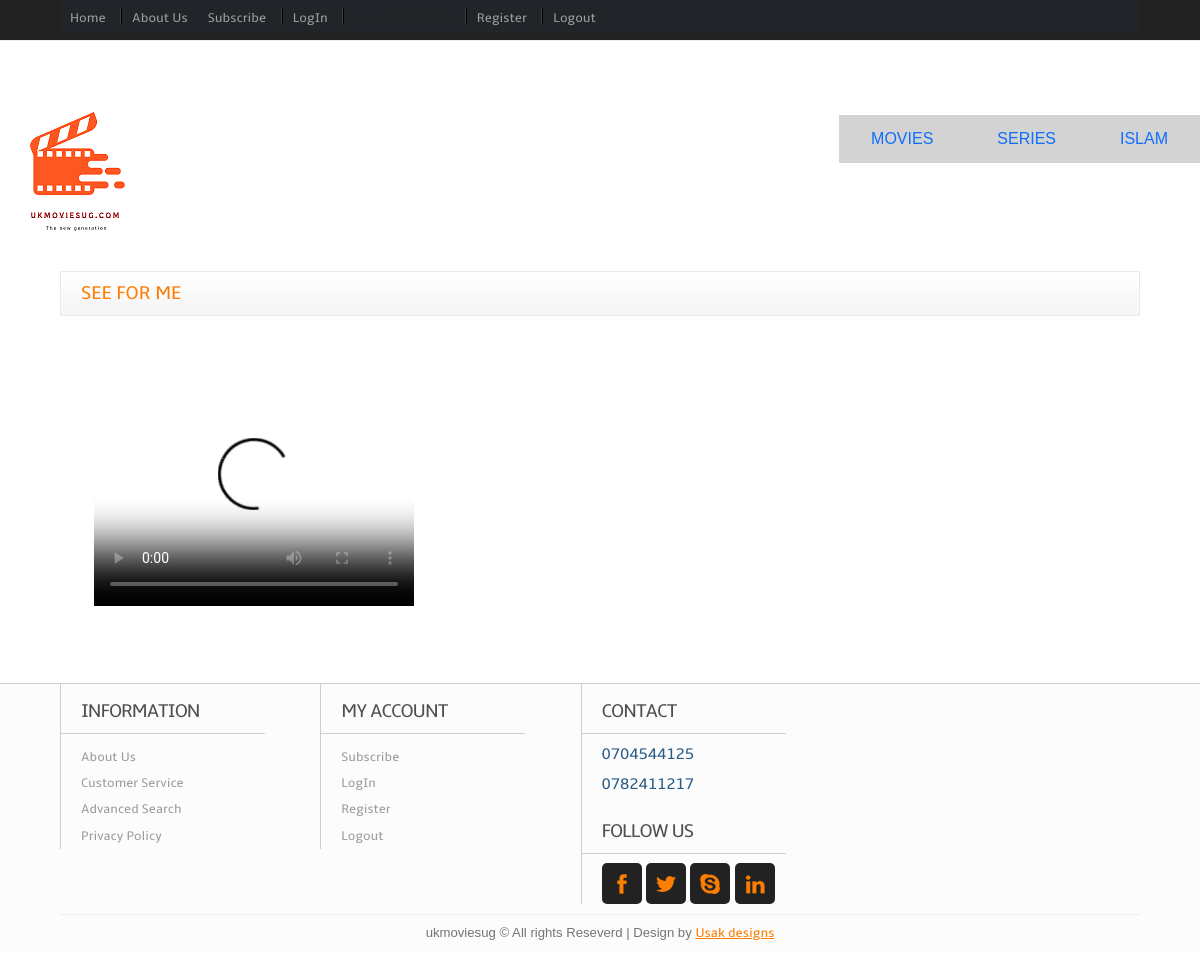
Before: /mov_details/11/ (signed in) with the older database file.
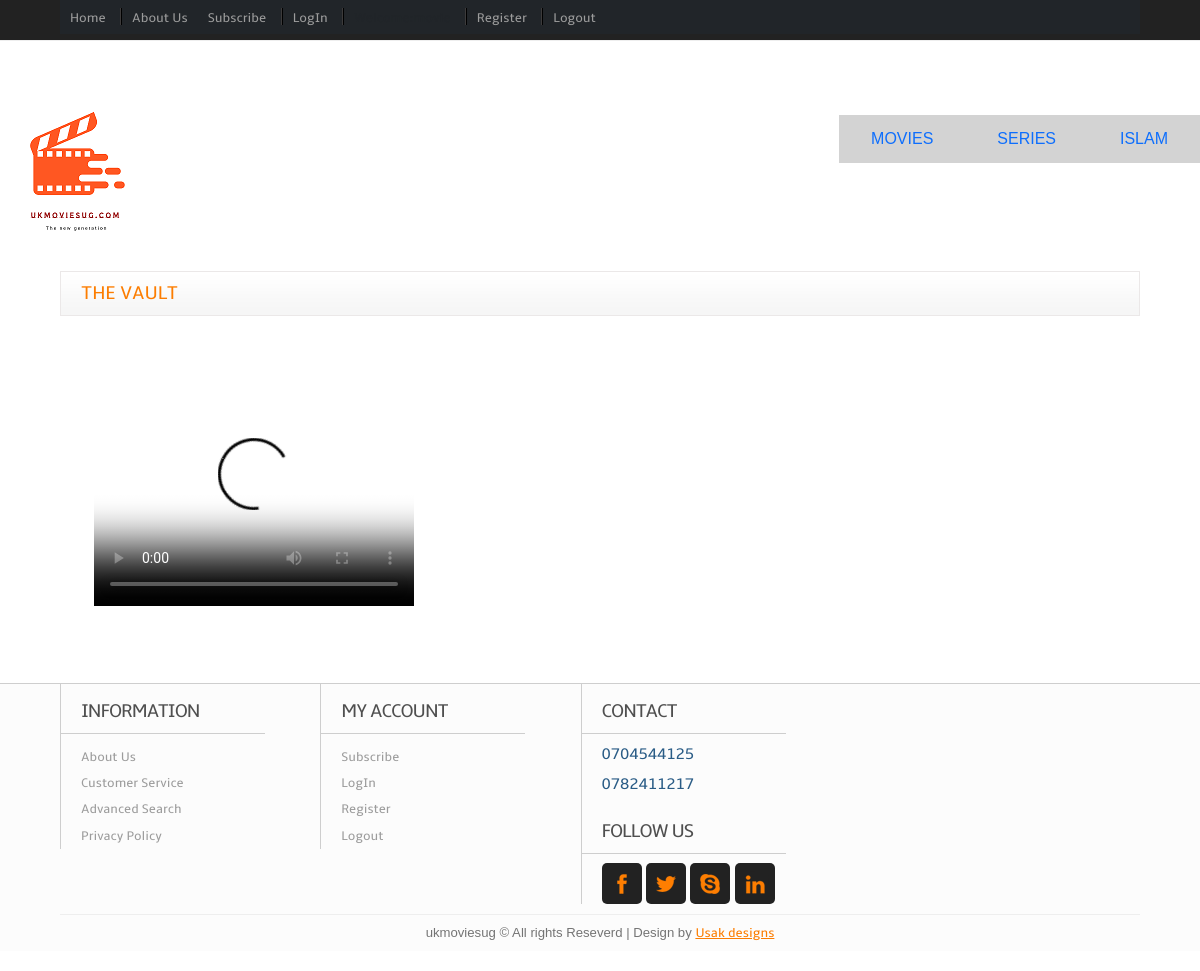
After: the same page with the newer database file.
### film/models.py (models this page shows, shortened)
class Movies(models.Model):
    movie_title=models.CharField(max_length=200,null=False)
    movie_actor=models.CharField(max_length=200,null=False)
    CATEGORY_CHOICES=[
        ('ACTION','ACTION'),
        ('HORROR','HORROR'),
        ('SCIENCE FRICTION','SCIENCE FRICTION'),
        ('LOVE STORY','LOVE STORY'),
        ('INDIAN','INDIAN'),
        ('COMEDY','COMEDY')
    ]
    movie_genre=models.CharField(max_length=300,null=False,choices=CATEGORY_CHOICES,default='ACTION')
    movie_VJ=models.CharField(max_length=200)
    movie_cost=models.CharField(max_length=300)
    STATUS1_TYPE_CHOICES=[
        ('New','New'),
        ('Featured','Featured')
    ]
    movie_status1=models.CharField(max_length=300,null=False,choices=STATUS1_TYPE_CHOICES,default='New')
    STATUS2_TYPE_CHOICES=[
        ('Free','Free'),
        ('Paid','Paid')
    ]
    movie_status2=models.CharField(max_length=200,choices=STATUS2_TYPE_CHOICES)
    movie_release_date=models.DateField(auto_now_add=True)
    movie_image=models.ImageField(upload_to='pic')
    movie_video=models.FileField(upload_to='m_videos')

### film/views.py (the view)
# urls.py: path('mov_details/<int:movie_id>/',views.manage_movie_detail,name='mov_detail'),
@user_passes_test(lambda u: u.is_staff, login_url='sub_payment')
@user_passes_test(lambda u: u.is_superuser, login_url='sub_payment')
@user_passes_test(lambda u: u.groups.filter(name='free').exists(),login_url='sub_payment')
def manage_movie_detail(request,movie_id):
    movie_detail=get_movie(movie_id)
    context={
     "movie_detail":movie_detail
    }
    return render(request,"movie_preview.html",context)

### film/movie_selector.py (called while the page is built)
def get_movie(movie_id):
    return Movies.objects.get(pk=movie_id)

### film/templates/movie_preview.html (shortened to what this page needs)
{% extends 'base.html' %}
{% load static %}
{% block content %}
   <div class="main">
   	 <div class="wrap">
   	 	<div class="content_top">
			<div class="heading">
				<h3>{{ movie_detail.movie_title }}</h3>
			</div>
    	</div>
   	 	<div class="section group">
				<div class="cont-desc span_1_of_2">
				  <div class="product-details">
				<div class="desc span_3_of_2">
					<div class="embed-responsive embed-responsive-16by9">
						<p> <video
						id="my-video"
						class="video-js"
						controls
						preload="auto"
						width="320"
						height="240"
						poster="{{ movie_detail.movie_image.url }}"
						data-setup="{}"
					  >
						<source src="{{ movie_detail.movie_video.url }}" type="video/mp4" />
						</video></p>
					</div>
			</div>
		  </div>
   </div>
</div>
        </div>
{% endblock content %}

### film/templates/base.html (shortened to what this page needs)
<!DOCTYPE HTML>
{% load static %}
<head>
<link href="https://cdn.jsdelivr.net/npm/bootstrap@5.0.2/dist/css/bootstrap.min.css" rel="stylesheet">
<link href="{% static 'css/style.css' %}" rel="stylesheet" type="text/css" media="all"/>
<link href="{% static 'css/slider.css' %}" rel="stylesheet" type="text/css" media="all"/>
</head>
<body data-spy="scroll" data-target=".navbar" data-offset="50">
	<div class="header">
		<div class="headertop_desc">
			<div class="wrap navbar navbar-expand-lg navbar-dark bg-dark fixed-top">
				<div class="nav_list">
					<ul>
						<li><a href="{% url 'movie' %}">Home</a></li>
						<li><a href="{% url 'contact' %}">About Us</a></li>
					</ul>
				</div>
				<div class="account_desc">
					<ul>
						<li><a href="{% url 'sub_payment' %}">Subscribe</a></li>
						<li><a href="{% url 'login' %}">LogIn</a></li>
						<li><a>Welcome:{{request.user.username}}</a></li>
						<li><a href="{% url 'signup' %}">Register</a></li>
						<li><a href="{% url 'logout' %}">Logout</a></li>
					</ul>
				</div>
			</div>
		</div>
	</div>
    <br>
    <br>
    <div class="header_top">
        <div class="logo">
            <a href="{% url 'movie' %}"><img src="{% static 'images/ukmovies1.png' %}" alt="" /></a>
        </div>
            <div class="header_top_right">
              <div class="btn-group">
                <button class="button"><a href="{% url 'search_items' %}">MOVIES</a></button>
                <button class="button"><a href="{% url 'search_serie_items' %}">SERIES</a></button>
                <button class="button"><a href="#">ISLAM</a></button>
              </div>
        </div>
       </div>
    {% block content %}
    {% endblock content %}
    <div class="footer">
        <div class="wrap">
        <div class="section group">
               <div class="col_1_of_4 span_1_of_4">
                       <h4>Information</h4>
                       <ul>
                       <li><a href="{% url 'contact' %}">About Us</a></li>
                       <li><a href="#">Customer Service</a></li>
                       <li><a href="{% url 'search_serie_items' %}">Advanced Search</a></li>
                       <li><a href="#">Privacy Policy</a></li>
                       </ul>
                   </div>
               <div class="col_1_of_4 span_1_of_4">
                   <h4>My account</h4>
                       <ul>
                           <li><a href="{% url 'sub_payment' %}">Subscribe</a></li>
                           <li><a href="{% url 'login' %}">LogIn</a></li>
                           <li><a href="{% url 'signup' %}">Register</a></li>
                           <li><a href="{% url 'logout' %}">Logout</a></li>
                       </ul>
               </div>
               <div class="col_1_of_4 span_1_of_4">
                   <h4>Contact</h4>
                       <ul>
                           <li><span>0704544125</span></li>
                           <li><span>0782411217</span></li>
                       </ul>
                       <div class="social-icons">
                           <h4>Follow Us</h4>
                                <ul>
                                 <li><a href="#" target="_blank"><img src="{% static 'images/facebook.png' %}" alt="" /></a></li>
                                 <li><a href="#" target="_blank"><img src="{% static 'images/twitter.png' %}" alt="" /></a></li>
                                 <li><a href="#" target="_blank"><img src="{% static 'images/skype.png' %}" alt="" /> </a></li>
                                 <li><a href="#" target="_blank"> <img src="{% static 'images/linkedin.png' %}" alt="" /></a></li>
                            </ul>
                           </div>
               </div>
           </div>
            <div class="copy_right">
               <p>ukmoviesug © All rights Reseverd | Design by  <a href="#">Usak designs</a> </p>
          </div>
       </div>
   </div>
</body>
</html>

### film/static/css/style.css (style rules this page uses)
html,body,div,span,applet,object,iframe,h1,h2,h3,h4,h5,h6,p,blockquote,pre,a,abbr,acronym,address,big,cite,code,del,dfn,em,img,ins,kbd,q,s,samp,small,strike,strong,sub,sup,tt,var,b,u,i,dl,dt,dd,ol,nav ul,nav li,fieldset,form,label,legend,table,caption,tbody,tfoot,thead,tr,th,td,article,aside,canvas,details,embed,figure,figcaption,footer,header,hgroup,menu,nav,output,ruby,section,summary,time,mark,audio,video { margin:0;padding:0;border:0;font-size:100%;font:inherit;vertical-align:baseline; }
ol,ul { list-style:none;margin:0;padding:0; }
a { text-decoration:none; }
img { max-width:100%; }
body { font-family: Arial, Helvetica, sans-serif; background: #FFF; }
.wrap { width:80%; margin: 0 auto; transition:all .2s linear; -moz-transition:all .2s linear; -webkit-transition:all .2s linear; -o-transition:all .2s linear; -ms-transition:all .2s linear; }
.header { background: #FFF; }
.headertop_desc { padding:20px 0; background:#222; border-bottom:1px solid #EEE; }
.nav_list { float:left; }
.nav_list li { display:inline; border-left: 2px ridge #3D3B3B; }
.nav_list li a { font-size:0.823em; color:#9C9C9C; padding:0 10px; font-family: 'ambleregular'; -webkit-transition: all 0.3s ease-out; -moz-transition: all 0.3s ease-out; -ms-transition: all 0.3s ease-out; -o-transition: all 0.3s ease-out; transition: all 0.3s ease-out; }
.nav_list li:first-child { border:none; }
.account_desc { float:right; }
.account_desc li { display:inline; border-left: 2px ridge #3D3B3B; }
.account_desc li:first-child { border:none; }
.account_desc li a { font-size:0.823em; color:#9C9C9C; padding:0 10px; font-family: 'ambleregular'; -webkit-transition: all 0.3s ease-out; -moz-transition: all 0.3s ease-out; -ms-transition: all 0.3s ease-out; -o-transition: all 0.3s ease-out; transition: all 0.3s ease-out; }
.header_top { padding:20px 0; }
.logo { float: left; }
.header_top_right { float:right; padding:18px 0; }
.content_top { padding:10px 20px; border: 1px solid #EBE8E8; background: url(../images/strip-bg.gif) repeat-x #F6F6F6; }
.heading h3 { font-family: 'ambleregular'; font-size:1.2em; color:#FC7D01; text-transform: uppercase; }
.footer { position: relative; background: #FCFCFC; border-top: 1px solid #CECECE; margin:20px auto; }
.section { clear: both; padding: 0px; margin: 0px; }
.group:before, .group:after { content: ""; display: table; }
.group:after { clear: both; }
.group { zoom: 1; }
.col_1_of_4 { display: block; float: left; margin:0% 0 1% 3.6%; }
.col_1_of_4:first-child { margin-left: 0; }
.span_1_of_4 { width: 20.5%; padding:1.5% 1.5% 0 0; border-left:1px solid #CECECE; }
.span_1_of_4 h4 { color:#4F4F4F; margin-bottom: .5em; font-size: 1.2em; line-height: 1.2; font-family: 'ambleregular'; font-weight: normal; margin-top: 0px; letter-spacing: -1px; text-transform: uppercase; border-bottom: 1px solid #CECECE; padding-bottom: 0.5em; padding-left:20px; }
.span_1_of_4 ul { padding-left:20px; }
.span_1_of_4 li a { font-size: 0.8125em; padding: 0.4em 0; color:#9C9C9C; font-family: 'ambleregular'; display: block; }
.span_1_of_4 li span { font-size:1em; font-family: 'ambleregular'; color:#2A5C86; cursor:pointer; margin:10px 0; display:block; }
.social-icons { padding-top: 8%; }
.social-icons li { padding: 0px 5px 0 5px; margin: 0; display: inline-block; cursor: pointer; background:#222; border-radius:5px; -webkit-border-radius:5px; -moz-border-radius:5px; -o-border-radius:5px; }
.social-icons li a img { vertical-align:middle; }
.copy_right { text-align: center; border-top: 1px solid #EEE; padding: 10px 0; font-family:Verdana, Geneva, Arial, Helvetica, sans-serif; }
.copy_right p { font-size:0.823em; color: #747474; }
.copy_right p a { color:#FC7D01; font-family: 'ambleregular'; text-decoration: underline; }
.cont-desc { display: block; float: left; clear: both; }
.cont-desc:first-child { margin-left: 0; }
.desc { display: block; float: left; margin: 0% 0 0% 2.6%; }
.product-details { margin:30px 0; }
.span_1_of_2 { width: 67.1%; padding: 1.5%; }
.span_3_of_2 { width: 53.2%; }
.span_3_of_2 p { font-size: 0.8125em; padding: 0.3em 0; color: #969696; line-height: 1.6em; font-family: verdana, arial, helvetica, helve, sans-serif; }
@media only screen and (max-width: 1280px) and (min-width: 1024px) { .wrap { width:90%; } }

### film/templates/base.html (style rules this page uses)
.btn-group .button { background-color: lightgrey; border: none; color: white; padding: 15px 32px; text-align: center; text-decoration: none; display: inline-block; font-size: 16px; cursor: pointer; float: left; }

Changed rows visible on the page:
changed Movies: movie_title "SEE FOR ME" → "THE VAULT"
